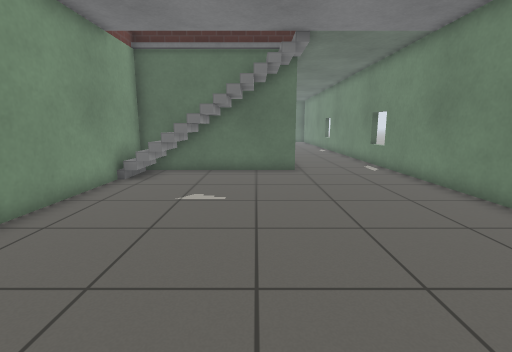
[1] (above)

20 first-person views from a walk through a Gazebo world. The camera is 0.94 m above the floor, tilts 10° down and sees 85° across. The floor is counted in squares, 0.5 m on a side. Each view is taken from the middle of a square. On the plan, view 1 faces up. The plan holds only what a view shows up to about 16 squares ahead; the rest is blank. Gazebo's built-in surfaces are drawn with simple patterns.

[2]
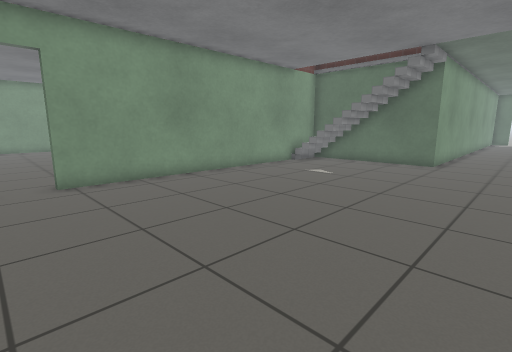

[3]
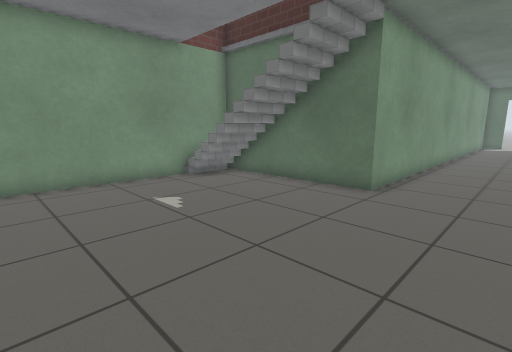

[4]
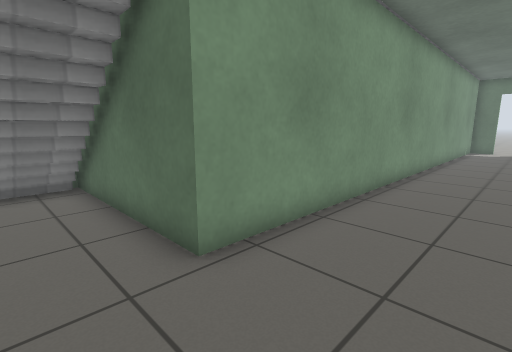

[5]
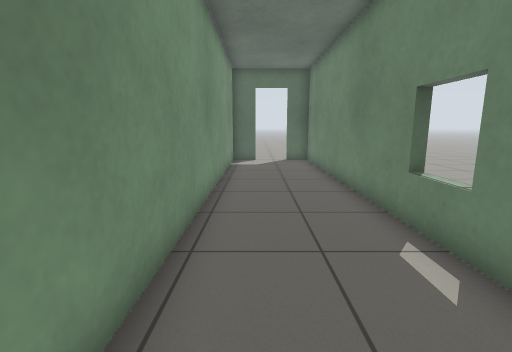

[6]
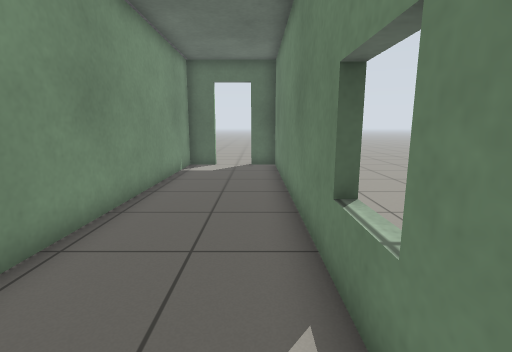

[7]
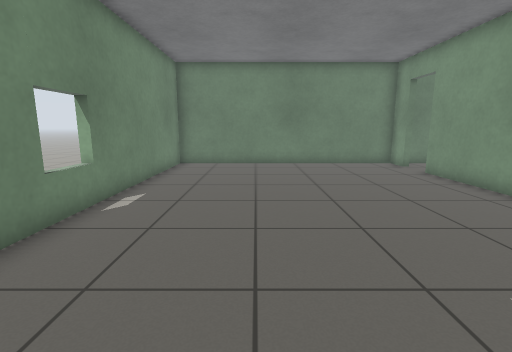

[8]
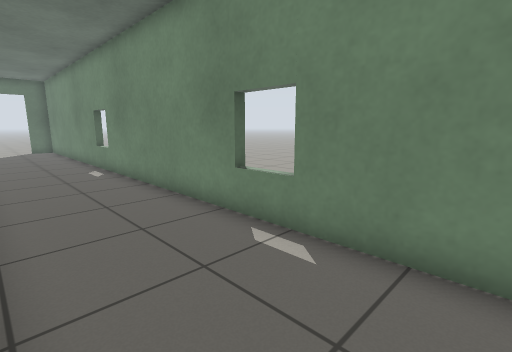

[9]
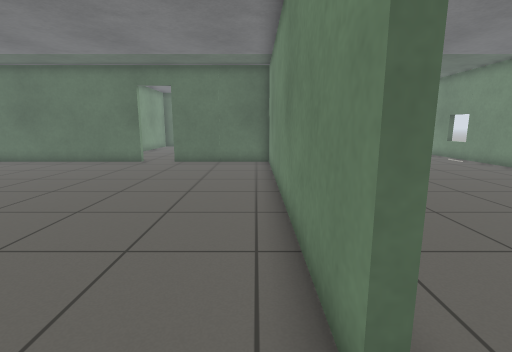

[10]
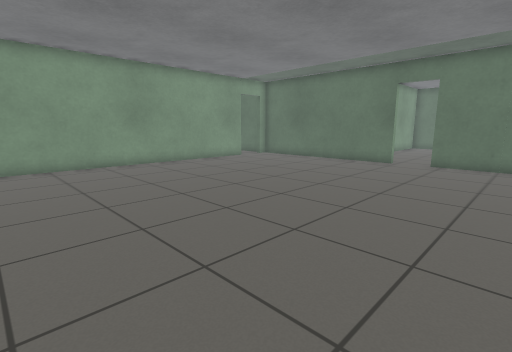

[11]
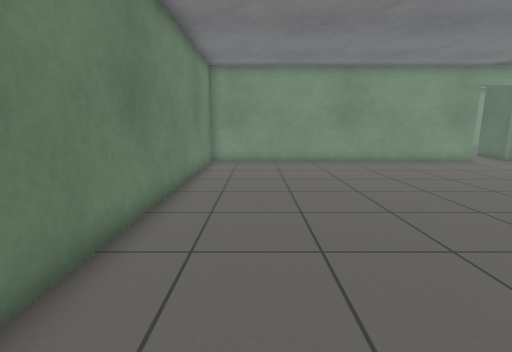

[12]
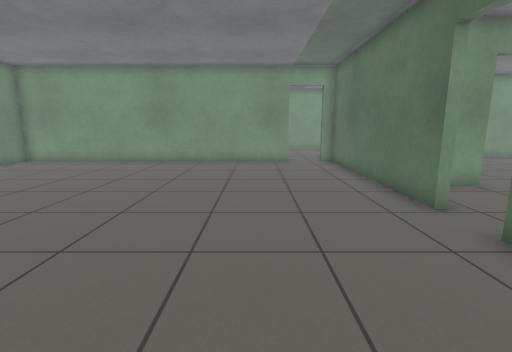

[13]
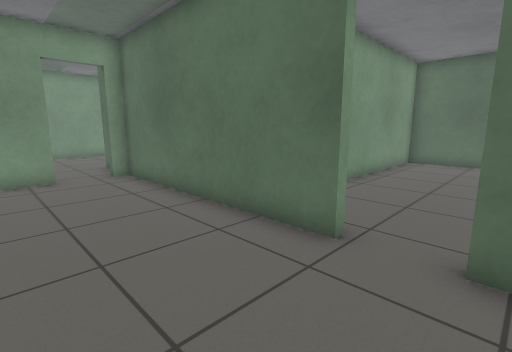

[14]
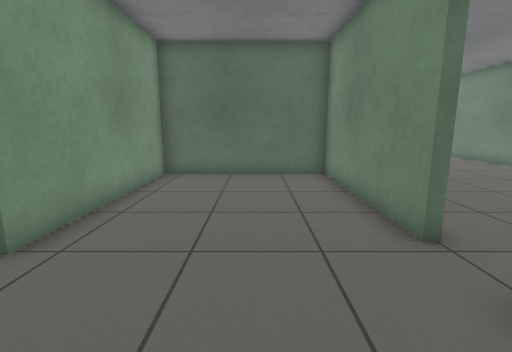

[15]
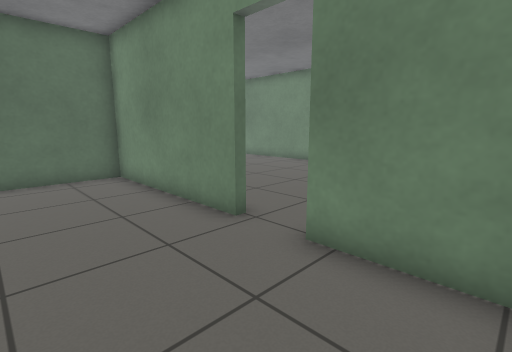

[16]
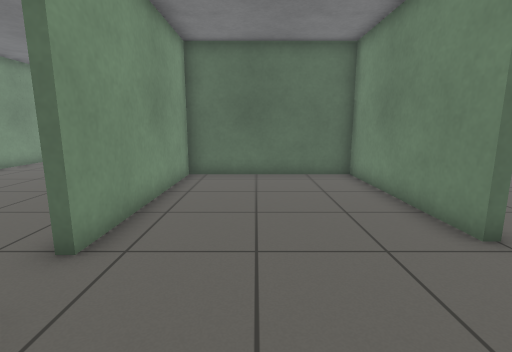

[17]
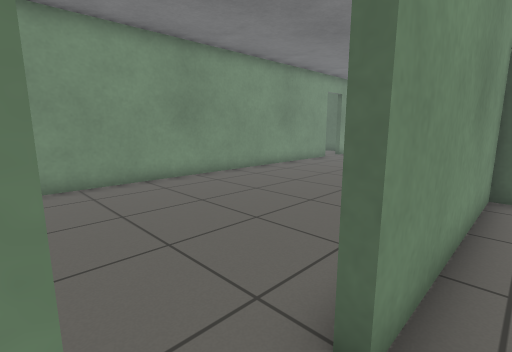

[18]
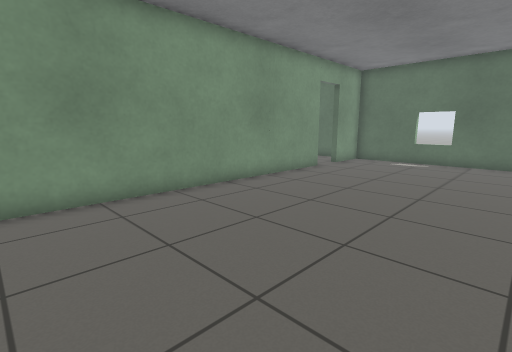

[19]
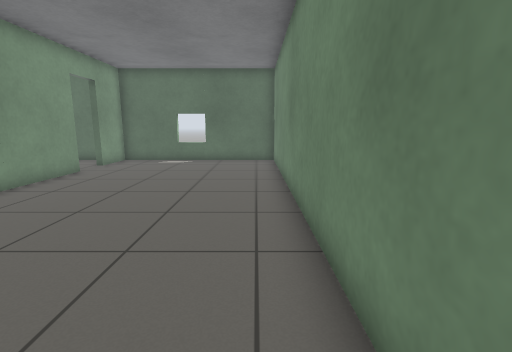

[20]
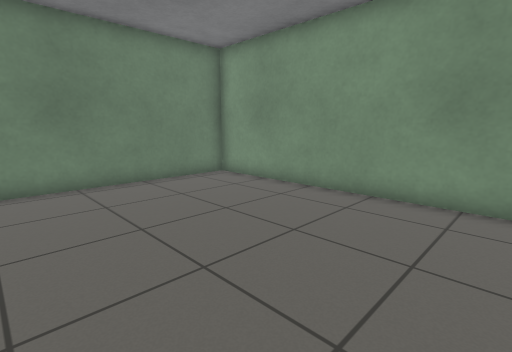

### Floor plan
Points are (right, up) in squares from view 1. A wall is a line through its corners. A room is listed if a view was taken in it or the views show most of it. See-through windows are left out.
Room 1 (views 1, 2, 3, 4, 5, 6, 7, 8)
walls: (-5, -3.1) (-5, -4.4) (6, -4.4) (6, 35) (4.7, 35); (3, 35) (1.7, 35) (1.7, 12.1) (-5, 12.1) (-5, -1.4)
ways out: open door at (-5, -2.5) to room 2; open door at (3.5, 35)
objects: stairs (-4, 10) to (0, 11)
Room 2 (views 9, 10, 11, 12, 13)
walls: (-12.2, 12.1) (-21.1, 12.1); (-5.3, -1.4) (-5.3, 12.1) (-10.5, 12.1); (-21.1, 9.9) (-21.1, -4.4) (-6, -4.4)
ways out: open door at (-5, -2.5) to room 1; open door at (-11.5, 12) to room 3; open door at (-21, 10.5)
Room 3 (views 14, 15, 16, 17)
walls: (-8.2, 17.2) (-8.2, 24) (-14.7, 24) (-14.7, 16.9); (-14.7, 15.1) (-14.7, 14.1); (-8.2, 12.9) (-8.2, 15.6)
ways out: open door at (-11.5, 12) to room 2; open door at (-15, 16) to room 4; open door at (-8, 16.5)
Room 4 (views 18, 19, 20)
walls: (-15, 19.9) (-15, 35) (-23.5, 35) (-23.5, 32.6); (-23.5, 30.9) (-23.5, 12.4) (-16.3, 12.4)
ways out: open door at (-15, 16) to room 3; open door at (-24, 31.5)

Where each view was taken, in squares from view 1:
view 1: 0 up, 0 right, facing up
view 2: 3 down, 5 right, facing up-left
view 3: 4 up, 5 right, facing up-left
view 4: 10 up, 5 right, facing up-left
view 5: 19 up, 3 right, facing up
view 6: 21 up, 5 right, facing up
view 7: 10 up, 2 right, facing down
view 8: 10 up, 2 right, facing up-right
view 9: 3 down, 6 left, facing up
view 10: 3 down, 7 left, facing up-left
view 11: 2 down, 6 left, facing left
view 12: 8 up, 6 left, facing left
view 13: 8 up, 10 left, facing up-left
view 14: 13 up, 11 left, facing up
view 15: 13 up, 12 left, facing up-right
view 16: 13 up, 12 left, facing up
view 17: 15 up, 14 left, facing up-left
view 18: 19 up, 16 left, facing up-left
view 19: 19 up, 16 left, facing up
view 20: 22 up, 16 left, facing down-left
